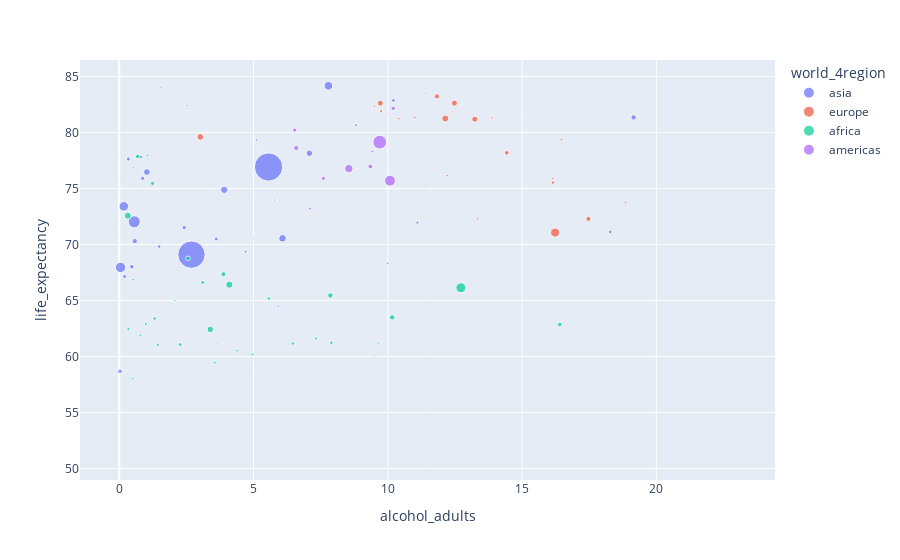

Notebook code cell kept with this figure:
### Markdown cell above
### Bonus 3: plotly.(express)

`plotly` se vymyká, protože umožňuje přímo do notebooku zobrazit interaktivní grafy, ve kterých jde libovolně zoomovat, navíc při najetí na nějaký bod ukazují užitečné doplňují tooltipy. Od verze 4.0 navíc pomocí velice elegantně designovaných funkcí v integrovaném balíčku `plotly.express`.

### Code cell
import plotly.express as px

px.scatter(
    countries.reset_index(),    # Vrátíme si index zpátky do tabulky (jako "name")
    x="alcohol_adults",
    y="life_expectancy",
    size="population",
    color="world_4region",
    hover_name="name"           # Použije se při najetí myší jako titulek pomocného balonku
)

### Figure 1 — Plotly figure (JSON) as saved in the notebook; plotly's stock layout.template omitted (floating-point values rounded to 4 significant figures)
{"data": [{"hovertemplate": "<b>%{hovertext}</b><br><br>world_4region=asia<br>alcohol_adults=%{x}<br>life_expectancy=%{y}<br>population=%{marker.size}<extra></extra>", "hovertext": ["Afghanistan", "Australia", "Bahrain", "Bangladesh", "Bhutan", "Brunei", "Cambodia", "China", "Fiji", "India", "Indonesia", "Iran", "Iraq", "Israel", "Japan", "Jordan", "Kazakhstan", "Kiribati", "Kuwait", "Kyrgyzstan", "Laos", "Lebanon", "Malaysia", "Maldives", "Marshall Islands", "Federated States of Micronesia", "Mongolia", "Myanmar", "Nauru", "Nepal", "New Zealand", "North Korea", "Oman", "Pakistan", "Palau", "Papua New Guinea", "Philippines", "Qatar", "Samoa", "Saudi Arabia", "Singapore", "Solomon Islands", "South Korea", "Sri Lanka", "Syria", "Tajikistan", "Thailand", "Timor-Leste", "Tonga", "Turkmenistan", "Tuvalu", "United Arab Emirates", "Uzbekistan", "Vanuatu", "Vietnam", "Yemen"], "legendgroup": "asia", "marker": {"color": "#636efa", "size": [34500000.0, 23210000.0, 1377000.0, 154400000.0, 762300.0, 419800.0, 14660000.0, 1359000000.0, 882900.0, 1275000000.0, 247200000.0, 76410000.0, 34780000.0, 7819000.0, 126300000.0, 6573000.0, 16550000.0, 104300.0, 2959000.0, 5503000.0, 6459000.0, 4324000.0, 29790000.0, 328600.0, 56690.0, 112700.0, 2888000.0, 49120000.0, 10440.0, 31540000.0, 4508000.0, 24650000.0, 2957000.0, 183200000.0, 20920.0, 7327000.0, 98110000.0, 1977000.0, 185700.0, 29320000.0, 5301000.0, 580800.0, 48770000.0, 21390000.0, 21470000.0, 7184000.0, 70240000.0, 1224000.0, 105300.0, 5235000.0, 9888.0, 8208000.0, 28400000.0, 257800.0, 90660000.0, 26360000.0], "sizemode": "area", "sizeref": 3397500, "symbol": "circle"}, "mode": "markers", "name": "asia", "orientation": "v", "showlegend": true, "type": "scatter", "x": [0.03, 10.21, 4.19, 0.17, 0.54, 1.86, 4.71, 5.56, 2.76, 2.69, 0.56, 1.03, 0.47, 2.52, 7.79, 0.65, 11.1, 2.7, 0.1, 4.72, 6.99, 2.3, 0.87, NaN, NaN, 5.25, 3.41, 0.58, 4.81, 2.42, 9.99, 18.28, 0.92, 0.05, 9.86, 3.64, 6.08, 1.29, 4.51, 0.34, 1.54, 1.37, 19.15, 0.81, 1.49, 3.39, 7.08, 0.74, 3.92, 5.0, 2.14, 0.52, 3.61, 0.96, 3.91, 0.2], "xaxis": "x", "y": [58.69, 82.87, 77.18, 73.41, 74.83, 77.36, 69.35, 76.92, 65.75, 69.1, 72.03, 76.47, 68.02, 82.41, 84.17, 76.65, 71.96, 62.23, 79.96, 71.45, 67.93, 80.45, 75.91, 80.08, 65.0, 65.8, 68.69, 70.31, NaN, 71.51, 81.77, 71.13, 78.06, 67.96, NaN, 61.14, 70.55, 80.71, 72.38, 77.64, 84.03, 63.57, 81.35, 77.82, 69.82, 72.19, 78.15, 73.34, 70.7, 70.48, NaN, 76.89, 70.5, 64.3, 74.88, 67.14], "yaxis": "y"}, {"hovertemplate": "<b>%{hovertext}</b><br><br>world_4region=europe<br>alcohol_adults=%{x}<br>life_expectancy=%{y}<br>population=%{marker.size}<extra></extra>", "hovertext": ["Albania", "Andorra", "Armenia", "Austria", "Azerbaijan", "Belarus", "Belgium", "Bosnia and Herzegovina", "Bulgaria", "Croatia", "Cyprus", "Czechia", "Denmark", "Estonia", "Finland", "France", "Georgia", "Germany", "Greece", "Hungary", "Iceland", "Ireland", "Italy", "Latvia", "Liechtenstein", "Lithuania", "Luxembourg", "North Macedonia", "Malta", "Moldova", "Monaco", "Montenegro", "Netherlands", "Norway", "Poland", "Portugal", "Romania", "Russia", "San Marino", "Serbia", "Slovakia", "Slovenia", "Spain", "Sweden", "Switzerland", "Turkey", "Ukraine", "United Kingdom"], "legendgroup": "europe", "marker": {"color": "#EF553B", "size": [3238000.0, 88910.0, 3118000.0, 8441000.0, 9533000.0, 9498000.0, 10820000.0, 3736000.0, 7349000.0, 4379000.0, 1141000.0, 10590000.0, 5611000.0, 1339000.0, 5419000.0, 63780000.0, 4278000.0, 81800000.0, 11450000.0, 9934000.0, 332000.0, 4631000.0, 61090000.0, 2226000.0, 36870.0, 3278000.0, 530000.0, 2069000.0, 420600.0, 3496000.0, 35460.0, 633200.0, 16760000.0, 4992000.0, 38330000.0, 10700000.0, 21340000.0, 142600000.0, 32160.0, 9835000.0, 5489000.0, 2045000.0, 47040000.0, 9546000.0, 7762000.0, 75360000.0, 44700000.0, 63180000.0], "sizemode": "area", "sizeref": 3397500, "symbol": "circle"}, "mode": "markers", "name": "europe", "orientation": "v", "showlegend": true, "type": "scatter", "x": [7.29, 10.17, 13.66, 12.4, 13.34, 18.85, 10.41, 9.6, 11.4, 15.0, 8.84, 16.47, 12.02, 17.24, 13.1, 12.48, 6.66, 12.14, 11.01, 16.12, 7.38, 14.92, 9.72, 13.45, NaN, 16.3, 12.84, 8.94, 4.1, 23.01, NaN, NaN, 9.75, 8.35, 14.43, 13.89, 16.15, 16.23, NaN, 12.21, 13.31, 14.94, 11.83, 9.5, 11.41, 3.02, 17.47, 13.24], "xaxis": "x", "y": [78.01, 82.55, 75.97, 81.84, 72.3, 73.76, 81.23, 77.93, 75.32, 77.66, 80.79, 79.37, 81.1, 77.66, 82.06, 82.62, 74.31, 81.25, 81.34, 75.9, 82.6, 81.49, 82.62, 75.13, NaN, 75.31, 82.39, 75.17, 81.75, 72.41, NaN, 77.35, 81.92, 82.39, 78.19, 81.3, 75.53, 71.07, NaN, 76.17, 77.16, 81.12, 83.23, 82.37, 83.45, 79.61, 72.29, 81.19], "yaxis": "y"}, {"hovertemplate": "<b>%{hovertext}</b><br><br>world_4region=africa<br>alcohol_adults=%{x}<br>life_expectancy=%{y}<br>population=%{marker.size}<extra></extra>", "hovertext": ["Algeria", "Angola", "Benin", "Botswana", "Burkina Faso", "Burundi", "Cameroon", "Cape Verde", "Central African Republic", "Chad", "Comoros", "Democratic Republic of the Congo", "Congo", "Cote d'Ivoire", "Djibouti", "Egypt", "Equatorial Guinea", "Eritrea", "Ethiopia", "Gabon", "Gambia", "Ghana", "Guinea", "Guinea-Bissau", "Kenya", "Lesotho", "Liberia", "Libya", "Madagascar", "Malawi", "Mali", "Mauritania", "Mauritius", "Morocco", "Mozambique", "Namibia", "Niger", "Nigeria", "Rwanda", "Sao Tome and Principe", "Senegal", "Seychelles", "Sierra Leone", "Somalia", "South Africa", "South Sudan", "Sudan", "Swaziland", "Tanzania", "Togo", "Tunisia", "Uganda", "Zambia", "Zimbabwe"], "legendgroup": "africa", "marker": {"color": "#00cc96", "size": [36980000.0, 20710000.0, 9607000.0, 2075000.0, 18010000.0, 8911000.0, 20910000.0, 510200.0, 4667000.0, 12140000.0, 792900.0, 71420000.0, 4324000.0, 21060000.0, 940100.0, 85380000.0, 761000.0, 5748000.0, 88360000.0, 1594000.0, 1874000.0, 26130000.0, 10750000.0, 1613000.0, 43920000.0, 2240000.0, 4349000.0, 6506000.0, 22560000.0, 16410000.0, 16810000.0, 3704000.0, 1321000.0, 32930000.0, 25030000.0, 2404000.0, 17240000.0, 170900000.0, 11610000.0, 175400.0, 13450000.0, 87420.0, 6255000.0, 10050000.0, 50980000.0, 10880000.0, 35940000.0, 1237000.0, 49150000.0, 6413000.0, 10810000.0, 36760000.0, 14310000.0, 13330000.0], "sizemode": "area", "sizeref": 3397500, "symbol": "circle"}, "mode": "markers", "name": "africa", "orientation": "v", "showlegend": true, "type": "scatter", "x": [0.69, 5.57, 2.08, 6.97, 7.32, 9.65, 7.9, 4.98, 3.17, 4.39, 0.28, 3.39, NaN, 6.47, 1.87, 0.32, 6.12, 1.64, 4.1, 9.46, 3.58, 3.11, 0.79, 3.9, 3.88, 5.56, 5.07, 0.1, 1.32, 1.44, 0.99, 0.11, 3.53, 1.24, 2.27, 12.09, 0.34, 12.72, 9.99, 8.45, 0.51, 12.11, 9.48, 0.5, 10.16, NaN, 2.56, 5.05, 7.86, 1.92, 1.05, 16.4, 3.56, 4.96], "xaxis": "x", "y": [77.86, 65.19, 64.98, 66.92, 61.6, 61.14, 61.22, 74.06, 51.58, 60.52, 68.0, 62.42, 63.86, 61.16, 67.1, 72.57, 66.13, 64.56, 66.42, 67.33, 67.84, 66.62, 61.9, 59.66, 67.35, 51.12, 65.43, 75.47, 63.4, 61.03, 62.91, 70.57, 74.89, 75.46, 61.07, 65.69, 62.45, 66.14, 68.33, 70.86, 66.85, 74.23, 60.0, 58.03, 63.5, 60.72, 68.77, 58.64, 65.46, 63.09, 77.96, 62.86, 59.45, 60.18], "yaxis": "y"}, {"hovertemplate": "<b>%{hovertext}</b><br><br>world_4region=americas<br>alcohol_adults=%{x}<br>life_expectancy=%{y}<br>population=%{marker.size}<extra></extra>", "hovertext": ["Antigua and Barbuda", "Argentina", "Bahamas", "Barbados", "Belize", "Bolivia", "Brazil", "Canada", "Chile", "Colombia", "Costa Rica", "Cuba", "Dominica", "Dominican Republic", "Ecuador", "El Salvador", "Grenada", "Guatemala", "Guyana", "Haiti", "Honduras", "Jamaica", "Mexico", "Nicaragua", "Panama", "Paraguay", "Peru", "Saint Kitts and Nevis", "Saint Lucia", "Saint Vincent and the Grenadines", "Suriname", "Trinidad and Tobago", "United States", "Uruguay", "Venezuela"], "legendgroup": "americas", "marker": {"color": "#ab63fa", "size": [91400.0, 41470000.0, 355200.0, 275100.0, 330700.0, 10410000.0, 200100000.0, 34990000.0, 17570000.0, 48170000.0, 4860000.0, 11240000.0, 67700.0, 10310000.0, 15060000.0, 6303000.0, 105700.0, 15530000.0, 759300.0, 10390000.0, 8072000.0, 2771000.0, 117500000.0, 6042000.0, 3678000.0, 6798000.0, 30080000.0, 54340.0, 179500.0, 109400.0, 538900.0, 1355000.0, 318500000.0, 3403000.0, 30340000.0], "sizemode": "area", "sizeref": 3397500, "symbol": "circle"}, "mode": "markers", "name": "americas", "orientation": "v", "showlegend": true, "type": "scatter", "x": [8.17, 9.35, 8.65, 6.42, 5.92, 5.78, 10.08, 10.2, 8.81, 6.59, 5.81, 5.12, 8.68, 6.28, 9.43, 3.99, 10.71, 7.1, 8.7, 5.92, 4.43, 5.17, 8.55, 5.21, 7.3, 7.91, 6.53, 10.62, 12.05, 4.99, 6.56, 6.16, 9.7, 8.99, 7.6], "xaxis": "x", "y": [77.6, 76.97, 74.1, 76.84, 72.45, 73.97, 75.7, 82.16, 80.66, 78.62, 81.42, 79.34, 73.01, 76.11, 78.31, 75.75, 71.86, 73.2, 68.15, 64.52, 73.06, 75.18, 76.78, 78.72, 79.4, 74.78, 80.21, NaN, 76.57, 72.03, 71.62, 73.37, 79.14, 77.57, 75.91], "yaxis": "y"}], "layout": {"legend": {"itemsizing": "constant", "title": {"text": "world_4region"}, "tracegroupgap": 0}, "margin": {"t": 60}, "xaxis": {"anchor": "y", "domain": [0, 1], "title": {"text": "alcohol_adults"}}, "yaxis": {"anchor": "x", "domain": [0, 1], "title": {"text": "life_expectancy"}}}}
